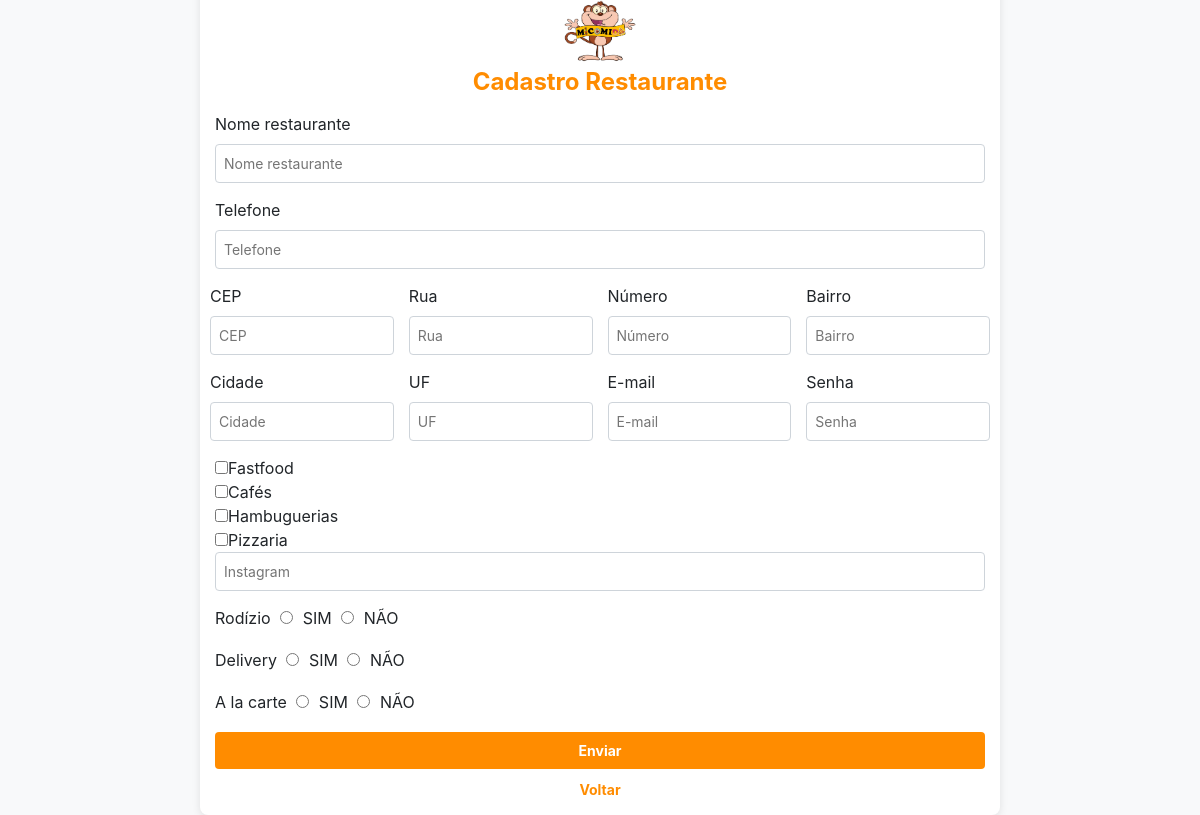
The app's page /cadastrorestaurante.php with its own data.
### tables this page shows
CREATE TABLE `tipocomida` (
  `id_tipocomida` int(4) NOT NULL,
  `nm_tipocomida` varchar(40) NOT NULL
);

### cadastrorestaurante.php (the view, shortened to what this page needs)
<!DOCTYPE html>
<html lang="pt-br">
<head>
    <link rel="stylesheet" href="css/bootstrap.min.css">
</head>
<body>
    <div class="login-form">
        <div class="text-center">
            <img src="img/logo.png" alt="Logo" width="120">
            <h1>Cadastro Restaurante</h1>
        </div>
        <form action="cadastrorestaurante.php" method="POST" enctype="multipart/form-data">
            <fieldset>
                <div class="form-group">
                    <label>Nome restaurante</label>
                    <input type="text" name="nm_restaurante" placeholder="Nome restaurante" maxlength="40" required />
                </div>
                <div class="form-group">
                    <label>Telefone</label>
                    <input type="text" name="telefone" placeholder="Telefone" maxlength="40" required />
                </div>
                <div class="form-row">
                    <div class="form-group">
                        <label>CEP</label>
                        <input type="text" name="cep" id="cep" onblur="pesquisacep(this.value);" placeholder="CEP" maxlength="15" />
                    </div>
                    <div class="form-group">
                        <label>Rua</label>
                        <input type="text" name="rua" id="rua" placeholder="Rua" maxlength="100" />
                    </div>
                    <div class="form-group">
                        <label>Número</label>
                        <input type="text" name="numero" placeholder="Número" maxlength="10" />
                    </div>
                    <div class="form-group">
                        <label>Bairro</label>
                        <input type="text" name="bairro" id="bairro" placeholder="Bairro" maxlength="80" />
                    </div>
                </div>
                <div class="form-row">
                    <div class="form-group">
                        <label>Cidade</label>
                        <input type="text" name="cidade" id="cidade" placeholder="Cidade" maxlength="80" />
                    </div>
                    <div class="form-group">
                        <label>UF</label>
                        <input type="text" name="uf" id="uf" placeholder="UF" maxlength="2" />
                    </div>
                    <div class="form-group">
                        <label>E-mail</label>
                        <input type="email" name="emailrestaurante" placeholder="E-mail" />
                    </div>
                    <div class="form-group">
                        <label>Senha</label>
                        <input type="password" name="senharestaurante" placeholder="Senha" maxlength="40" />
                    </div>
                </div>
                <?php
                    include "conn.php";
                    $exibir = $conn->prepare('SELECT * FROM `tipocomida`');
                    $exibir->execute();
                    while ($row = $exibir->fetch()) {
                        echo "<input type='checkbox' name='tipos_comida[]' value='" . $row['id_tipocomida'] . "'>" . $row['nm_tipocomida'] . "<br/>";
                    }
                ?>
                <div class="form-group">
                    <input type="text" name="insta" placeholder="Instagram" maxlength="100" required />
                </div>
                <div class="form-group">
                    <label>Rodízio</label>
                    <input type="radio" name="rodizio" value="1"> SIM
                    <input type="radio" name="rodizio" value="0"> NÃO
                </div>
                <div class="form-group">
                    <label>Delivery</label>
                    <input type="radio" name="delivery" value="1"> SIM
                    <input type="radio" name="delivery" value="0"> NÃO
                </div>
                <div class="form-group">
                    <label>A la carte</label>
                    <input type="radio" name="alacarte" value="1"> SIM
                    <input type="radio" name="alacarte" value="0"> NÃO
                </div>
                <div class="form-group">
                    <input type="submit" name="gravar" value="Enviar" />
                </div>
                <div class="text-center">
                    <a href="index.php">Voltar</a>
                </div>
            </fieldset>
        </form>
    </div>
</body>
</html>

### cadastrorestaurante.php (style rules this page uses)
body { display: flex; justify-content: center; align-items: center; height: 100vh; background-color: #f8f9fa; background-image: url('caminho/para/sua/imagem.jpg'); background-size: cover; background-repeat: no-repeat; background-position: center; margin: 0; }
.login-form { max-width: 800px; border-radius: 8px; padding: 15px; background-color: #fff; box-shadow: 0 2px 8px rgba(0, 0, 0, 0.1); margin: 10px; }
.login-form h1 { color: #ff8c00; font-size: 24px; font-weight: bold; text-align: center; margin-bottom: 15px; }
.login-form .form-group { margin-bottom: 10px; }
.login-form input[type="text"], .login-form input[type="email"], .login-form input[type="password"], .login-form input[type="file"] { width: 100%; padding: 8px; margin-bottom: 5px; border-radius: 4px; border: 1px solid #ced4da; font-size: 14px; }
.login-form input[type="radio"] { margin: 0 5px; }
.login-form button[type="submit"], .login-form input[type="submit"] { width: 100%; padding: 8px; border-radius: 4px; border: none; background-color: #ff8c00; color: #fff; font-weight: bold; font-size: 14px; cursor: pointer; }
.login-form a { color: #ff8c00; display: block; margin-top: 10px; text-align: center; font-size: 14px; font-weight: bold; }
.form-row { display: flex; flex-wrap: wrap; gap: 15px; }
.form-row .form-group { flex: 1; min-width: 0; }
.form-row .form-group input { width: 100%; }
.form-group input[type="text"], .form-group input[type="email"], .form-group input[type="password"] { padding: 8px; border: 1px solid #ced4da; border-radius: 4px; font-size: 14px; }

### records on screen
tipocomida: nm_tipocomida "Fastfood"
tipocomida: nm_tipocomida "Cafés"
tipocomida: nm_tipocomida "Hambuguerias"
tipocomida: nm_tipocomida "Pizzaria"
